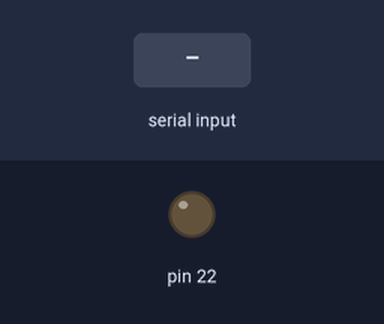
This sketch was run on a simulated Arduino Mega 2560, built with avr-gcc and run on an emulated ATmega2560. Parts: output pins drawn as LEDs (lit = HIGH). The test bench sets the inputs (shaded band).

Above: at 1.2 s.
1.3 s: byte 123 (123) received over Serial
At 1.7 s:
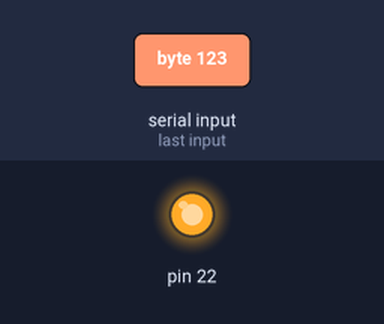
2.8 s: "1" received over Serial
At 5.1 s:
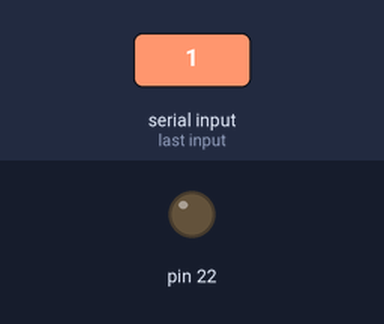
Timing chart, 0 to 6.6 s (numbered marks = the images above; inputs shaded):
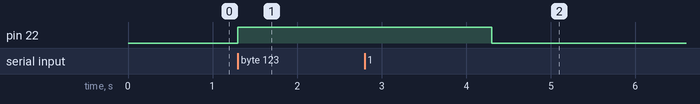

Measured:
- after the input at 1.3 s, pin 22: LOW → HIGH at once
- after the input at 2.8 s, pin 22: HIGH → LOW after 1.5 s

The sketch:

sketch_jan12a.ino
```cpp
byte data = 0;

void setup(){
  Serial.begin(115200);

  pinMode(22, OUTPUT);
  digitalWrite(22, LOW);
}

void loop(){
  if (Serial.available() > 0){
    data = (byte)Serial.read();

    if(data == 123){
      digitalWrite(22, HIGH);
      delay(3000);
    }
    else{
      digitalWrite(22, LOW);
    }
  }
}
```
